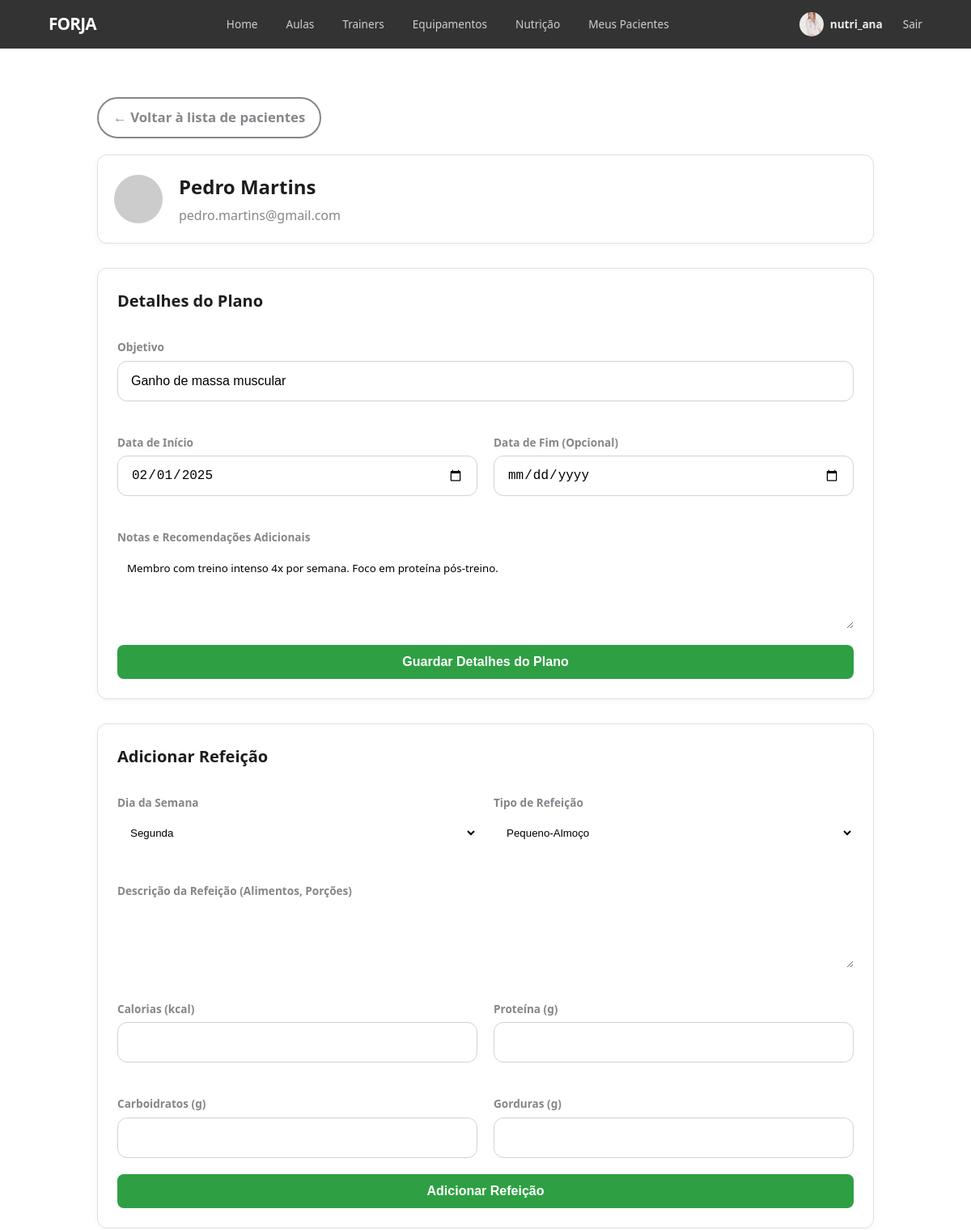
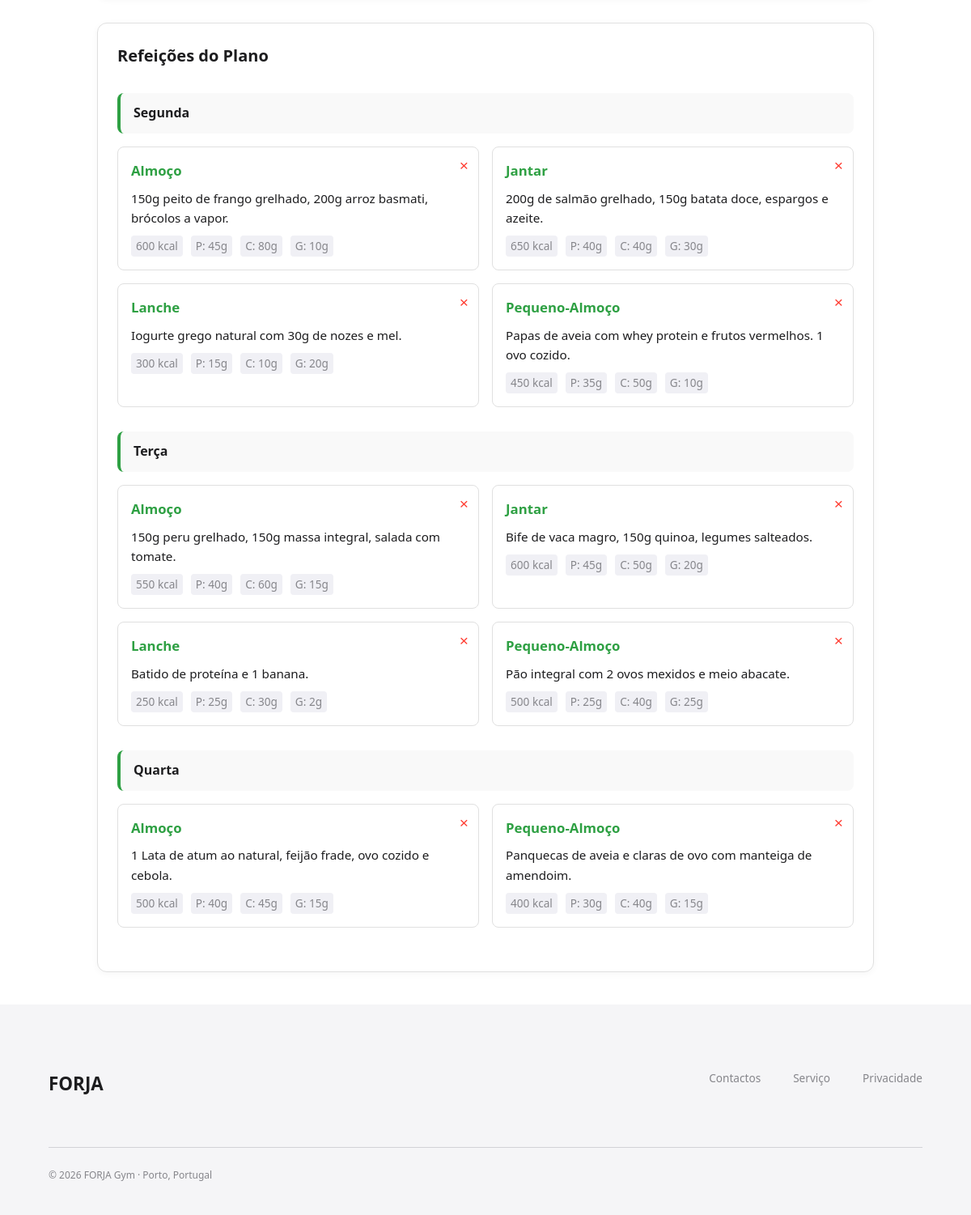
/pages/edit_nutrition_plan.php?member_id=13 (signed in), run on the app's committed database (2 pictures, top to bottom).
### tables this page shows
CREATE TABLE user (
    id         INTEGER  PRIMARY KEY AUTOINCREMENT,
    username   TEXT     NOT NULL UNIQUE,
    name       TEXT     NOT NULL,
    age       INTEGER  CHECK (age >= 0),
    email      TEXT     NOT NULL UNIQUE,
    password   TEXT     NOT NULL, 
    photo      TEXT,              
    role       TEXT     NOT NULL
                        CHECK (role IN ('admin', 'trainer', 'member', 'nutritionist'))
                        DEFAULT 'member',
    created_at DATETIME NOT NULL DEFAULT CURRENT_TIMESTAMP,
    membership TEXT NOT NULL DEFAULT 'basico'
);

CREATE TABLE nutrition_plan (
    id               INTEGER  PRIMARY KEY AUTOINCREMENT,
    id_member        INTEGER  NOT NULL,
    id_nutritionist  INTEGER  NOT NULL,
    goal             TEXT     NOT NULL,
    notes            TEXT,
    start_date       DATE     NOT NULL,
    end_date         DATE,              -- NULL = plano contínuo
    status           TEXT     NOT NULL
                              CHECK (status IN ('Ativo', 'Concluído', 'Pausado'))
                              DEFAULT 'Ativo',
    created_at       DATETIME NOT NULL DEFAULT CURRENT_TIMESTAMP,
    FOREIGN KEY (id_member)       REFERENCES user(id)                      ON DELETE CASCADE,
    FOREIGN KEY (id_nutritionist) REFERENCES nutritionist_profile(id_user) ON DELETE RESTRICT
);

CREATE TABLE meal (
    id          INTEGER PRIMARY KEY AUTOINCREMENT,
    id_plan     INTEGER NOT NULL,
    day_of_week TEXT    NOT NULL
                        CHECK (day_of_week IN ('Segunda', 'Terça', 'Quarta', 'Quinta', 'Sexta', 'Sábado', 'Domingo')),
    meal_type   TEXT    NOT NULL
                        CHECK (meal_type IN ('Pequeno-Almoço', 'Almoço', 'Jantar', 'Lanche')),
    description TEXT    NOT NULL,
    calories    INTEGER CHECK (calories IS NULL OR calories > 0),
    protein_g   INTEGER CHECK (protein_g  IS NULL OR protein_g  >= 0), -- macronutriente
    carbs_g     INTEGER CHECK (carbs_g    IS NULL OR carbs_g    >= 0), -- macronutriente
    fat_g       INTEGER CHECK (fat_g      IS NULL OR fat_g      >= 0), -- macronutriente
    FOREIGN KEY (id_plan) REFERENCES nutrition_plan(id) ON DELETE CASCADE
);

### pages/edit_nutrition_plan.php (called while the page is built, shortened)
<?php
require_once('../templates/common.php');
$current_user = UserAuth::currentUser();
$member_id = isset($_GET['member_id']) ? intval($_GET['member_id']) : 0;
$db = getDatabaseConnection();
$success_msg = '';
$error_msg = '';
$stmt = $db->prepare('SELECT id, name, email, photo FROM user WHERE id = ?');
$stmt->execute([$member_id]);
$patient = $stmt->fetch(PDO::FETCH_ASSOC);
$stmt = $db->prepare('SELECT * FROM nutrition_plan WHERE id_member = ? AND id_nutritionist = ? ORDER BY id DESC LIMIT 1');
$stmt->execute([$member_id, $current_user['id']]);
$plan = $stmt->fetch(PDO::FETCH_ASSOC);
$meals = [];
if ($plan) {
    $stmt = $db->prepare('SELECT * FROM meal WHERE id_plan = ? ORDER BY day_of_week, meal_type');
    $stmt->execute([$plan['id']]);
    $meals = $stmt->fetchAll(PDO::FETCH_ASSOC);
}
require_once('../templates/edit_nutrition_plan.php');
output_edit_nutrition_plan($patient, $plan, $meals, $success_msg, $error_msg);
?>

### templates/edit_nutrition_plan.php (the view, shortened to what this page needs)
<?php function output_edit_nutrition_plan(array $patient, $plan, array $meals, string $success_msg, string $error_msg) {
    $photo_src = !empty($patient['photo'])
                 ? "../imgs/" . htmlspecialchars($patient['photo'])
                 : "https://ui-avatars.com/api/?name=" . urlencode($patient['name']) . "&background=2ea043&color=fff";
    $days = ['Segunda', 'Terça', 'Quarta', 'Quinta', 'Sexta', 'Sábado', 'Domingo'];
    $meal_types = ['Pequeno-Almoço', 'Almoço', 'Lanche', 'Jantar'];
    $meals_by_day = [];
    foreach ($days as $d) {
        $meals_by_day[$d] = [];
    }
    foreach ($meals as $m) {
        if (isset($meals_by_day[$m['day_of_week']])) {
            $meals_by_day[$m['day_of_week']][] = $m;
        }
    }
?>
<link rel="stylesheet" href="../css/nutrition.css">
<div class="plan-dashboard">
    <a href="nutritionist_patients.php" class="btn-text back-link">&larr; Voltar à lista de pacientes</a>
    <div class="patient-header">
        <img src="<?= $photo_src ?>" alt="Paciente">
        <div>
            <h2><?= htmlspecialchars($patient['name']) ?></h2>
            <p><?= htmlspecialchars($patient['email']) ?></p>
        </div>
    </div>
    <div class="plan-card">
        <h3 class="plan-card-title">Detalhes do Plano</h3>
        <form action="edit_nutrition_plan.php?member_id=<?= $patient['id'] ?>" method="post">
            <div class="form-grid">
                <div class="form-group full-width">
                    <label>Objetivo</label>
                    <input type="text" name="goal" value="<?= $plan ? htmlspecialchars($plan['goal']) : '' ?>" placeholder="Ex: Emagrecimento, Ganho de Massa Muscular" required>
                </div>
                <div class="form-group">
                    <label>Data de Início</label>
                    <input type="date" name="start_date" value="<?= $plan ? htmlspecialchars($plan['start_date']) : date('Y-m-d') ?>" required>
                </div>
                <div class="form-group">
                    <label>Data de Fim (Opcional)</label>
                    <input type="date" name="end_date" value="<?= $plan && $plan['end_date'] ? htmlspecialchars($plan['end_date']) : '' ?>">
                </div>
                <div class="form-group full-width">
                    <label>Notas e Recomendações Adicionais</label>
                    <textarea name="notes" rows="4" class="form-textarea"><?= $plan ? htmlspecialchars($plan['notes']) : '' ?></textarea>
                </div>
            </div>
            <button type="submit" class="btn-save-nutrition w-100">Guardar Detalhes do Plano</button>
        </form>
    </div>
    <?php if ($plan): ?>
    <div class="plan-card">
        <h3 class="plan-card-title">Adicionar Refeição</h3>
        <form action="edit_nutrition_plan.php?member_id=<?= $patient['id'] ?>" method="post">
            <div class="form-grid">
                <div class="form-group">
                    <label>Dia da Semana</label>
                    <select name="day_of_week" required class="form-select-lg">
                        <?php foreach($days as $d): ?>
                            <option value="<?= $d ?>"><?= $d ?></option>
                        <?php endforeach; ?>
                    </select>
                </div>
                <div class="form-group">
                    <label>Tipo de Refeição</label>
                    <select name="meal_type" required class="form-select-lg">
                        <?php foreach($meal_types as $mt): ?>
                            <option value="<?= $mt ?>"><?= $mt ?></option>
                        <?php endforeach; ?>
                    </select>
                </div>
                <div class="form-group full-width">
                    <label>Descrição da Refeição (Alimentos, Porções)</label>
                    <textarea name="description" rows="3" required class="form-textarea"></textarea>
                </div>
                <div class="form-group">
                    <label>Calorias (kcal)</label>
                    <input type="number" name="calories" min="0">
                </div>
                <div class="form-group">
                    <label>Proteína (g)</label>
                    <input type="number" name="protein_g" min="0">
                </div>
                <div class="form-group">
                    <label>Carboidratos (g)</label>
                    <input type="number" name="carbs_g" min="0">
                </div>
                <div class="form-group">
                    <label>Gorduras (g)</label>
                    <input type="number" name="fat_g" min="0">
                </div>
            </div>
            <button type="submit" class="btn-save-nutrition w-100">Adicionar Refeição</button>
        </form>
    </div>
    <div class="plan-card">
        <h3 class="plan-card-title">Refeições do Plano</h3>
        <?php foreach ($days as $day): ?>
            <?php if (!empty($meals_by_day[$day])): ?>
            <div class="day-section">
                <div class="day-title"><?= $day ?></div>
                <div class="meal-list">
                    <?php foreach ($meals_by_day[$day] as $meal): ?>
                    <div class="meal-item">
                        <form action="edit_nutrition_plan.php?member_id=<?= $patient['id'] ?>" method="post">
                            <button type="submit" class="btn-delete-meal" title="Remover Refeição">&times;</button>
                        </form>
                        <h4><?= htmlspecialchars($meal['meal_type']) ?></h4>
                        <p class="meal-desc"><?= htmlspecialchars($meal['description']) ?></p>
                        <div class="meal-macros">
                            <?php if ($meal['calories']): ?><span><?= $meal['calories'] ?> kcal</span><?php endif; ?>
                            <?php if ($meal['protein_g']): ?><span>P: <?= $meal['protein_g'] ?>g</span><?php endif; ?>
                            <?php if ($meal['carbs_g']): ?><span>C: <?= $meal['carbs_g'] ?>g</span><?php endif; ?>
                            <?php if ($meal['fat_g']): ?><span>G: <?= $meal['fat_g'] ?>g</span><?php endif; ?>
                        </div>
                    </div>
                    <?php endforeach; ?>
                </div>
            </div>
            <?php endif; ?>
        <?php endforeach; ?>
    </div>
    <?php endif; ?>
</div>
<?php } ?>

### css/style.css (style rules this page uses)
:root { --orange: #f27a38; --orange-hover: #f5955d; --black: #000000; --white: #ffffff; --gray-bg: #f5f5f7; --gray-border: #d2d2d7; --text-main: #1d1d1f; --text-muted: #86868b; --radius-lg: 24px; --radius-sm: 12px; --transition: all 0.4s cubic-bezier(0.4, 0, 0.2, 1); }
* { margin: 0; padding: 0; box-sizing: border-box; }
body { font-family: "Segoe UI", Tahoma, Geneva, Verdana, sans-serif; line-height: 1.6; color: var(--text-main); }
a { text-decoration: none; color: inherit; }
.btn-text { margin-top: 20px; background-color: transparent; color: var(--black); padding: 10px 18px; border-radius: 30px; font-size: 1.05rem; font-weight: 600; border: 2px solid var(--text-muted); }
.w-100 { width: 100%; }

### css/forms.css (style rules this page uses)
form input { border: solid 1.5px var(--gray-border); font-size: 1em; padding: 0 10px; display: block; width: 100%; min-height: 50px; border-radius: 12px; }
form { text-align: left; color: rgb(97, 95, 95); font-weight: 500; }
.plan-card { flex: 0 0 280px; scroll-snap-align: center; cursor: pointer; }

### css/profile.css (style rules this page uses)
.form-grid { display: grid; grid-template-columns: 1fr 1fr; gap: 20px; }
.form-group { display: flex; flex-direction: column; margin-bottom: 20px; }
.form-group.full-width { grid-column: span 2; }
.form-group label { font-size: 0.9rem; font-weight: 600; margin-bottom: 8px; color: var(--text-muted); }
.form-group input { padding: 12px 16px; border: 1px solid var(--gray-border); border-radius: var(--radius-sm); font-size: 1rem; transition: border-color 0.3s; }

### css/nutrition.css (style rules this page uses)
.plan-dashboard { max-width: 1000px; margin: 40px auto; padding: 0 20px; }
.patient-header { display: flex; align-items: center; gap: 20px; margin-bottom: 30px; background: var(--bg-card, #fff); padding: 20px; border-radius: 12px; box-shadow: 0 2px 8px rgba(0,0,0,0.04); border: 1px solid var(--border-color, #e0e0e0); }
.patient-header img { width: 60px; height: 60px; border-radius: 50%; object-fit: cover; }
.patient-header h2 { margin: 0; font-size: 1.5rem; color: var(--text-main); }
.patient-header p { margin: 4px 0 0; color: var(--text-muted); }
.plan-card { background: var(--bg-card, #fff); border: 1px solid var(--border-color, #e0e0e0); border-radius: 12px; padding: 24px; margin-bottom: 30px; box-shadow: 0 2px 8px rgba(0,0,0,0.04); }
.plan-card-title { font-size: 1.25rem; color: var(--text-main); margin-bottom: 20px; font-weight: 700; border-bottom: 1px solid var(--border-color); padding-bottom: 10px; }
.day-section { margin-bottom: 30px; }
.day-title { background: var(--bg-elevated, #f9f9f9); padding: 12px 16px; border-radius: 8px; font-weight: 600; color: var(--text-main); margin-bottom: 16px; border-left: 4px solid var(--primary-color, #2ea043); }
.meal-list { display: grid; grid-template-columns: repeat(auto-fill, minmax(300px, 1fr)); gap: 16px; margin-bottom: 20px; }
.meal-item { background: var(--bg-card, #fff); border: 1px solid var(--border-color, #e0e0e0); padding: 16px; border-radius: 8px; position: relative; }
.meal-item h4 { margin: 0 0 8px 0; color: var(--primary-color, #2ea043); font-size: 1.05rem; }
.meal-macros { font-size: 0.85rem; color: var(--text-muted); margin-top: 10px; display: flex; gap: 10px; flex-wrap: wrap; }
.meal-macros span { background: var(--bg-elevated, #f0f0f5); padding: 2px 6px; border-radius: 4px; }
.btn-delete-meal { position: absolute; top: 12px; right: 12px; background: none; border: none; color: #ff3b30; cursor: pointer; font-size: 1.2rem; }
.back-link { display: inline-block; margin-bottom: 20px; color: var(--text-muted); text-decoration: none; }
.form-textarea { width: 100%; border: 1px solid var(--border-color); border-radius: 8px; padding: 12px; font-family: inherit; }
.form-select-lg { width: 100%; padding: 12px; border-radius: 8px; border: 1px solid var(--border-color); background: #fff; }
.btn-save-nutrition { background-color: var(--primary-color, #2ea043); color: white; border: none; padding: 12px; border-radius: 8px; font-weight: 600; font-size: 1rem; cursor: pointer; transition: opacity 0.2s; }
.meal-desc { margin: 0; color: var(--text-main); font-size: 0.95rem; white-space: pre-wrap; }

### css/classes.css (style rules this page uses)
.form-group.full-width { grid-column: 1 / -1; }
.form-group label { display: block; font-size: 0.85rem; font-weight: 600; color: var(--text-muted); margin-bottom: 6px; }

### data on the page
user: name "Pedro Martins", email "pedro.martins@gmail.com"
nutrition_plan: goal "Ganho de massa muscular", start_date "02/01/2025", notes "Membro com treino intenso 4x por semana. Foco em proteína pós-treino."
meal: meal_type "Almoço", description "150g peito de frango grelhado, 200g arroz basmati, brócolos a vapor.", calories "600", protein_g "45", carbs_g "80", fat_g "10"
meal: meal_type "Jantar", description "200g de salmão grelhado, 150g batata doce, espargos e azeite.", calories "650", protein_g "40", carbs_g "40", fat_g "30"
meal: meal_type "Lanche", description "Iogurte grego natural com 30g de nozes e mel.", calories "300", protein_g "15", carbs_g "10", fat_g "20"
meal: meal_type "Pequeno-Almoço", description "Papas de aveia com whey protein e frutos vermelhos. 1 ovo cozido.", calories "450", protein_g "35", carbs_g "50", fat_g "10"
meal: meal_type "Almoço", description "150g peru grelhado, 150g massa integral, salada com tomate.", calories "550", protein_g "40", carbs_g "60", fat_g "15"
meal: meal_type "Jantar", description "Bife de vaca magro, 150g quinoa, legumes salteados.", calories "600", protein_g "45", carbs_g "50", fat_g "20"
meal: meal_type "Lanche", description "Batido de proteína e 1 banana.", calories "250", protein_g "25", carbs_g "30", fat_g "2"
meal: meal_type "Pequeno-Almoço", description "Pão integral com 2 ovos mexidos e meio abacate.", calories "500", protein_g "25", carbs_g "40", fat_g "25"
meal: meal_type "Almoço", description "1 Lata de atum ao natural, feijão frade, ovo cozido e cebola.", calories "500", protein_g "40", carbs_g "45", fat_g "15"
meal: meal_type "Pequeno-Almoço", description "Panquecas de aveia e claras de ovo com manteiga de amendoim.", calories "400", protein_g "30", carbs_g "40", fat_g "15"

### other printed values
$user['username'] "nutri_ana"
$day "Segunda"
$day "Terça"
$day "Quarta"
form field day_of_week "Segunda"
form field meal_type "Pequeno-Almoço"
